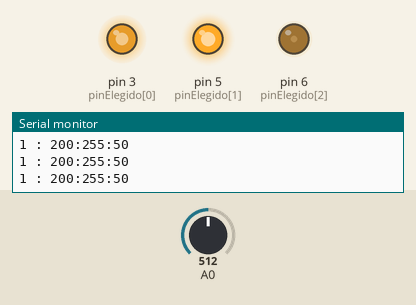
The sketch below on a simulated Arduino Uno, built with avr-gcc and run on an emulated ATmega328P. Parts: output pins drawn as LEDs (lit = HIGH), the last lines printed to the serial monitor. The test bench sets the inputs (shaded band); at power-on: A0 = 512.

Above: at 1.2 s.
1.3 s: A0 set to 464
4.3 s: A0 set to 443
At 5.5 s:
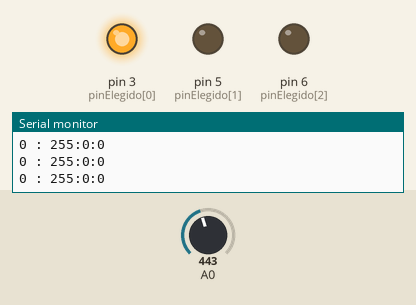
5.8 s: A0 set to 900
At 6.9 s:
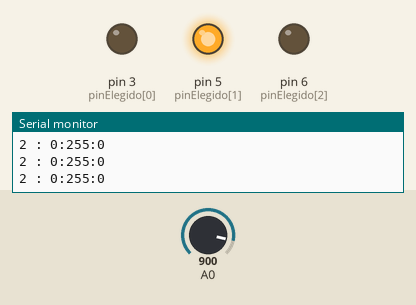
7.3 s: A0 set to 881
At 8.2 s:
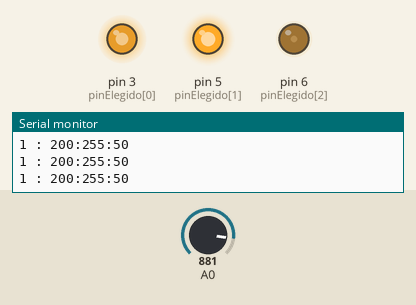
10.3 s: A0 set to 1023
At 10.7 s:
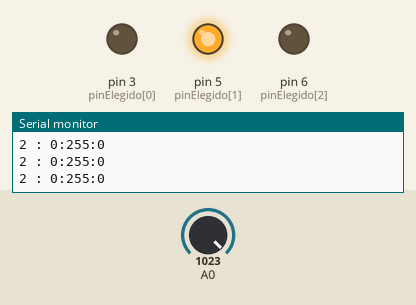
Timing chart, 0 to 12.8 s (numbered marks = the images above; inputs shaded):
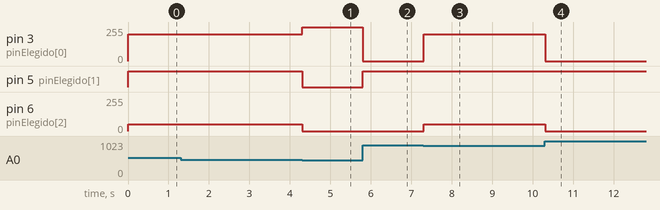

The sketch:

proyecto_semaforo_acustico_03.ino
```cpp
// proyecto semáforo acústico
// Consiste en detectar el nivel de ruido y emitir una luz de colores
// actuando como un semáforo

long valor = 0; // valor de entrada del potenciómetro analógico
int pinElegido[]={3,5,6}; // valores de los pins
int colores[3][3]={{255,0,0},{200,255,50},{0,255,0}}; // un color "amarillo" conseguido es este...
int numPin = 2;

void setup() {
  pinMode(3,OUTPUT); // salidas analógicas
  pinMode(5,OUTPUT); // salidas analógicas
  pinMode(6,OUTPUT); // salidas analógicas
  Serial.begin(9600);

}

void loop() {
  valor = analogRead(A0);
  encender(valor); // devuelve un número entre 0 y 2 con la situación del valor
  delay(10);
}

void encender(long valores) {
  int cual = map(valores,0,900,0,2);
  for (int i=0;i<=2;i++) {
    analogWrite(pinElegido[i],colores[cual][i]); //en cada pin Red 3, Green 5, Blue 6 se escribe los valores de "cual" he escogido
  }
  Serial.println((String) cual +" : "+ (String) colores[cual][0] +":" +(String) colores[cual][1] +":"+ (String) colores[cual][2] ) ;
}
```

Measured:
- the behaviour switches between 450 and 449 on A0 (found by bisection; images 0 and 1)
- the behaviour switches between 900 and 899 on A0 (found by bisection; images 2 and 3)
- after the input at 4.3 s, pin 3 (pinElegido[0]): 200/255 → 255/255 at once; pin 5 (pinElegido[1]): HIGH → LOW at once; pin 6 (pinElegido[2]): 50/255 → 0/255 at once
- after the input at 5.8 s, pin 3 (pinElegido[0]): 255/255 → 0/255 at once; pin 5 (pinElegido[1]): LOW → HIGH at once
- after the input at 7.3 s, pin 3 (pinElegido[0]): 0/255 → 200/255 at once; pin 6 (pinElegido[2]): 0/255 → 50/255 at once
- after the input at 10.3 s, pin 3 (pinElegido[0]): 200/255 → 0/255 at once; pin 6 (pinElegido[2]): 50/255 → 0/255 at once
